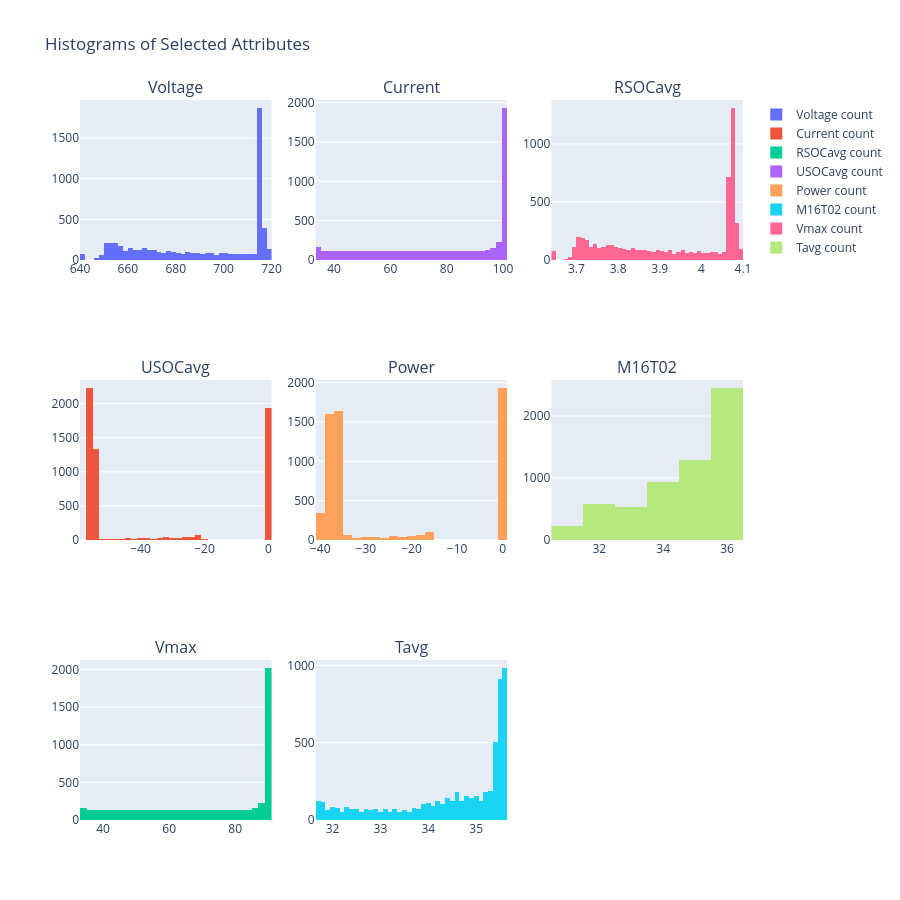

Source (notebook cell):
### Markdown cell above
## 히스토그램(반드시 열 name 확인해야함)

### Code cell
histogram_attributes = ["Voltage", "Current", "RSOCavg", "USOCavg", "Power", "M16T02",
	 	 	 "Vmax", "Tavg"]
# attributes we want in our histogram grid
showHistograms(data, histogram_attributes, 3, 900, 900)

### Figure 1 — Plotly figure (JSON) as saved in the notebook; plotly's stock layout.template omitted (floating-point values rounded to 4 significant figures; data arrays with more than 128 entries replaced by an {"elided": "..."} marker saying what was removed)
{"data": [{"name": "Voltage count", "type": "histogram", "x": {"elided": "6009 float values"}, "xaxis": "x", "yaxis": "y"}, {"name": "Current count", "type": "histogram", "x": {"elided": "6009 float values"}, "xaxis": "x4", "yaxis": "y4"}, {"name": "RSOCavg count", "type": "histogram", "x": {"elided": "6009 float values"}, "xaxis": "x7", "yaxis": "y7"}, {"name": "USOCavg count", "type": "histogram", "x": {"elided": "6009 int values"}, "xaxis": "x2", "yaxis": "y2"}, {"name": "Power count", "type": "histogram", "x": {"elided": "6009 float values"}, "xaxis": "x5", "yaxis": "y5"}, {"name": "M16T02 count", "type": "histogram", "x": {"elided": "6009 float values"}, "xaxis": "x8", "yaxis": "y8"}, {"name": "Vmax count", "type": "histogram", "x": {"elided": "6009 float values"}, "xaxis": "x3", "yaxis": "y3"}, {"name": "Tavg count", "type": "histogram", "x": {"elided": "6009 int values"}, "xaxis": "x6", "yaxis": "y6"}], "layout": {"annotations": [{"font": {"size": 16}, "showarrow": false, "text": "Voltage", "x": 0.1444, "xanchor": "center", "xref": "paper", "y": 1, "yanchor": "bottom", "yref": "paper"}, {"font": {"size": 16}, "showarrow": false, "text": "Current", "x": 0.5, "xanchor": "center", "xref": "paper", "y": 1, "yanchor": "bottom", "yref": "paper"}, {"font": {"size": 16}, "showarrow": false, "text": "RSOCavg", "x": 0.8556, "xanchor": "center", "xref": "paper", "y": 1, "yanchor": "bottom", "yref": "paper"}, {"font": {"size": 16}, "showarrow": false, "text": "USOCavg", "x": 0.1444, "xanchor": "center", "xref": "paper", "y": 0.6111, "yanchor": "bottom", "yref": "paper"}, {"font": {"size": 16}, "showarrow": false, "text": "Power", "x": 0.5, "xanchor": "center", "xref": "paper", "y": 0.6111, "yanchor": "bottom", "yref": "paper"}, {"font": {"size": 16}, "showarrow": false, "text": "M16T02", "x": 0.8556, "xanchor": "center", "xref": "paper", "y": 0.6111, "yanchor": "bottom", "yref": "paper"}, {"font": {"size": 16}, "showarrow": false, "text": "Vmax", "x": 0.1444, "xanchor": "center", "xref": "paper", "y": 0.2222, "yanchor": "bottom", "yref": "paper"}, {"font": {"size": 16}, "showarrow": false, "text": "Tavg", "x": 0.5, "xanchor": "center", "xref": "paper", "y": 0.2222, "yanchor": "bottom", "yref": "paper"}], "height": 900, "title": {"text": "Histograms of Selected Attributes"}, "width": 900, "xaxis": {"anchor": "y", "domain": [0, 0.2889]}, "xaxis2": {"anchor": "y2", "domain": [0.3556, 0.6444]}, "xaxis3": {"anchor": "y3", "domain": [0.7111, 1]}, "xaxis4": {"anchor": "y4", "domain": [0, 0.2889]}, "xaxis5": {"anchor": "y5", "domain": [0.3556, 0.6444]}, "xaxis6": {"anchor": "y6", "domain": [0.7111, 1]}, "xaxis7": {"anchor": "y7", "domain": [0, 0.2889]}, "xaxis8": {"anchor": "y8", "domain": [0.3556, 0.6444]}, "xaxis9": {"anchor": "y9", "domain": [0.7111, 1]}, "yaxis": {"anchor": "x", "domain": [0.7778, 1]}, "yaxis2": {"anchor": "x2", "domain": [0.7778, 1]}, "yaxis3": {"anchor": "x3", "domain": [0.7778, 1]}, "yaxis4": {"anchor": "x4", "domain": [0.3889, 0.6111]}, "yaxis5": {"anchor": "x5", "domain": [0.3889, 0.6111]}, "yaxis6": {"anchor": "x6", "domain": [0.3889, 0.6111]}, "yaxis7": {"anchor": "x7", "domain": [0, 0.2222]}, "yaxis8": {"anchor": "x8", "domain": [0, 0.2222]}, "yaxis9": {"anchor": "x9", "domain": [0, 0.2222]}}}
